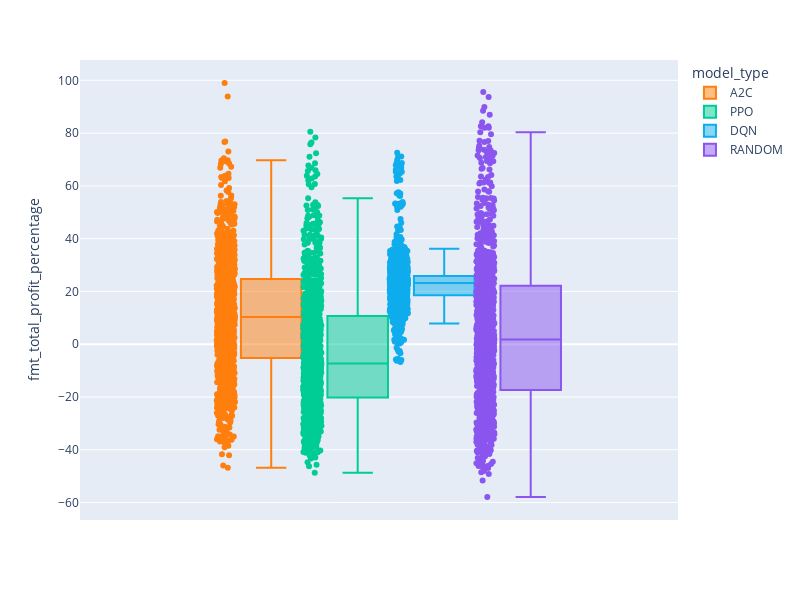

Notebook code cell kept with this figure:
### Markdown cell above
#### Plots

### Code cell
fig = px.box(df_simulation_results, y="fmt_total_profit_percentage", color="model_type", points="all", color_discrete_sequence=[ "#FF7F0E", "#00CC96", "#10aded", "#8A56EF"],  width=800, height=600)
fig.show()

### Figure 1 — Plotly figure (JSON) as saved in the notebook; plotly's stock layout.template omitted (floating-point values rounded to 4 significant figures; data arrays with more than 128 entries replaced by an {"elided": "..."} marker saying what was removed)
{"data": [{"alignmentgroup": "True", "boxpoints": "all", "hovertemplate": "model_type=A2C<br>fmt_total_profit_percentage=%{y}<extra></extra>", "legendgroup": "A2C", "marker": {"color": "#FF7F0E"}, "name": "A2C", "notched": false, "offsetgroup": "A2C", "orientation": "v", "showlegend": true, "type": "box", "x0": " ", "xaxis": "x", "y": {"elided": "1000 float values"}, "y0": " ", "yaxis": "y"}, {"alignmentgroup": "True", "boxpoints": "all", "hovertemplate": "model_type=PPO<br>fmt_total_profit_percentage=%{y}<extra></extra>", "legendgroup": "PPO", "marker": {"color": "#00CC96"}, "name": "PPO", "notched": false, "offsetgroup": "PPO", "orientation": "v", "showlegend": true, "type": "box", "x0": " ", "xaxis": "x", "y": {"elided": "1000 float values"}, "y0": " ", "yaxis": "y"}, {"alignmentgroup": "True", "boxpoints": "all", "hovertemplate": "model_type=DQN<br>fmt_total_profit_percentage=%{y}<extra></extra>", "legendgroup": "DQN", "marker": {"color": "#10aded"}, "name": "DQN", "notched": false, "offsetgroup": "DQN", "orientation": "v", "showlegend": true, "type": "box", "x0": " ", "xaxis": "x", "y": {"elided": "1000 float values"}, "y0": " ", "yaxis": "y"}, {"alignmentgroup": "True", "boxpoints": "all", "hovertemplate": "model_type=RANDOM<br>fmt_total_profit_percentage=%{y}<extra></extra>", "legendgroup": "RANDOM", "marker": {"color": "#8A56EF"}, "name": "RANDOM", "notched": false, "offsetgroup": "RANDOM", "orientation": "v", "showlegend": true, "type": "box", "x0": " ", "xaxis": "x", "y": {"elided": "1000 float values"}, "y0": " ", "yaxis": "y"}], "layout": {"boxmode": "group", "height": 600, "legend": {"title": {"text": "model_type"}, "tracegroupgap": 0}, "margin": {"t": 60}, "width": 800, "xaxis": {"anchor": "y", "domain": [0, 1]}, "yaxis": {"anchor": "x", "domain": [0, 1], "title": {"text": "fmt_total_profit_percentage"}}}}
